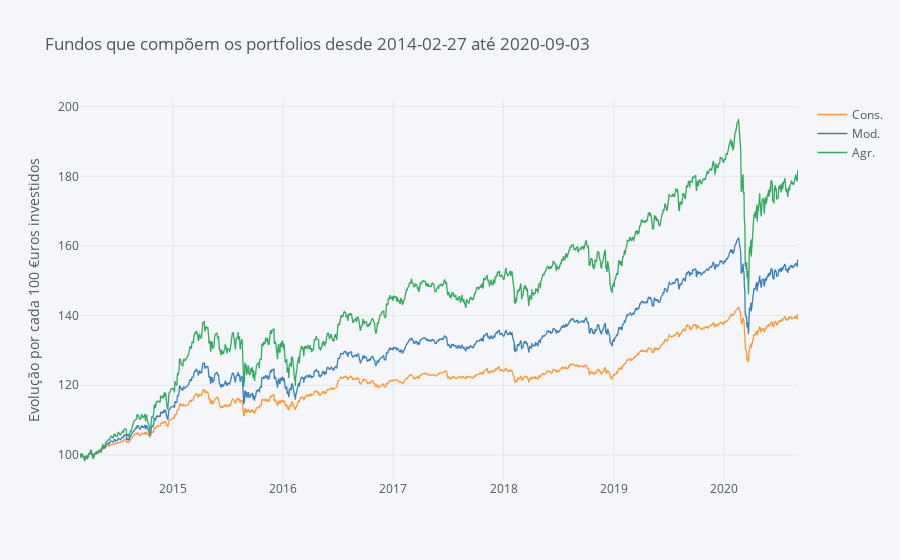

The notebook cell saved with this chart:
### Markdown cell above
### Portfolios:

- Portfolio Conservador:
    - 15% IWDA (MSCI World) - [Homepage](https://www.ishares.com/nl/particuliere-belegger/nl/producten/251882/ishares-msci-world-ucits-etf-acc-fund) (tem de se traduzir para inglês usando a funcionalidade "translate to english" do chrome)
    - 15% IQQ0 (MSCI World Min Vol) - [Homepage](https://www.ishares.com/de/privatanleger/de/produkte/251382/ishares-msci-world-minimum-volatility-ucits-etf) (tem de se traduzir para inglês usando a funcionalidade "translate to english" do chrome)
    - 70% Vanguard Global Bond - [Homepage](https://global.vanguard.com/portal/site/kiids/pt/pt/documents) // [Kiid](https://global.vanguard.com/portal/site/loadPDF?country=pt&docId=10417)
    
    
- Portfolio Moderado:
    - 25% IWDA (MSCI World) - [Homepage](https://www.ishares.com/nl/particuliere-belegger/nl/producten/251882/ishares-msci-world-ucits-etf-acc-fund) (tem de se traduzir para inglês usando a funcionalidade "translate to english" do chrome)
    - 25% IQQ0 (MSCI World Min Vol) - [Homepage](https://www.ishares.com/de/privatanleger/de/produkte/251382/ishares-msci-world-minimum-volatility-ucits-etf) (tem de se traduzir para inglês usando a funcionalidade "translate to english" do chrome)
    - 50% Vanguard Global Bond - [Homepage](https://global.vanguard.com/portal/site/kiids/pt/pt/documents) // [Kiid](https://global.vanguard.com/portal/site/loadPDF?country=pt&docId=10417)
    
    
- Portfolio Agressivo:
    - 40% IWDA (MSCI World) - [Homepage](https://www.ishares.com/nl/particuliere-belegger/nl/producten/251882/ishares-msci-world-ucits-etf-acc-fund) (tem de se traduzir para inglês usando a funcionalidade "translate to english" do chrome)
    - 40% IQQ0 (MSCI World Min Vol) - [Homepage](https://www.ishares.com/de/privatanleger/de/produkte/251382/ishares-msci-world-minimum-volatility-ucits-etf) (tem de se traduzir para inglês usando a funcionalidade "translate to english" do chrome)
    - 20% Vanguard Global Bond - [Homepage](https://global.vanguard.com/portal/site/kiids/pt/pt/documents) // [Kiid](https://global.vanguard.com/portal/site/loadPDF?country=pt&docId=10417)

### Code cell
portfolios.iplot(title='Fundos que compõem os portfolios desde ' +  Begin + ' até ' + End,
             yTitle='Evolução por cada 100 €uros investidos')

### Figure 1 — Plotly figure (JSON) as saved in the notebook; plotly's stock layout.template omitted (floating-point values rounded to 4 significant figures; data arrays with more than 128 entries replaced by an {"elided": "..."} marker saying what was removed)
{"data": [{"line": {"color": "rgba(255, 153, 51, 1.0)", "dash": "solid", "shape": "linear", "width": 1.3}, "mode": "lines", "name": "Cons.", "text": "", "type": "scatter", "x": {"elided": "1705 str values"}, "y": {"elided": "1705 float values"}}, {"line": {"color": "rgba(55, 128, 191, 1.0)", "dash": "solid", "shape": "linear", "width": 1.3}, "mode": "lines", "name": "Mod.", "text": "", "type": "scatter", "x": {"elided": "1705 str values"}, "y": {"elided": "1705 float values"}}, {"line": {"color": "rgba(50, 171, 96, 1.0)", "dash": "solid", "shape": "linear", "width": 1.3}, "mode": "lines", "name": "Agr.", "text": "", "type": "scatter", "x": {"elided": "1705 str values"}, "y": {"elided": "1705 float values"}}], "layout": {"autosize": true, "legend": {"bgcolor": "#F5F6F9", "font": {"color": "#4D5663"}}, "paper_bgcolor": "#F5F6F9", "plot_bgcolor": "#F5F6F9", "title": {"font": {"color": "#4D5663"}, "text": "Fundos que compõem os portfolios desde 2014-02-27 até 2020-09-03"}, "xaxis": {"autorange": true, "gridcolor": "#E1E5ED", "range": ["2014-02-27", "2020-09-03"], "showgrid": true, "tickfont": {"color": "#4D5663"}, "title": {"font": {"color": "#4D5663"}, "text": ""}, "type": "date", "zerolinecolor": "#E1E5ED"}, "yaxis": {"autorange": true, "gridcolor": "#E1E5ED", "range": [92.77, 201.9], "showgrid": true, "tickfont": {"color": "#4D5663"}, "title": {"font": {"color": "#4D5663"}, "text": "Evolução por cada 100 €uros investidos"}, "type": "linear", "zerolinecolor": "#E1E5ED"}}}
